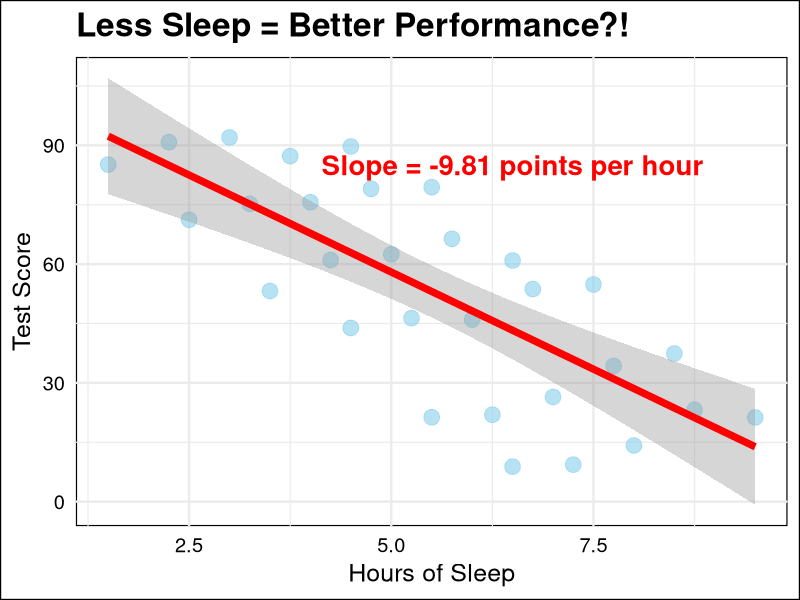
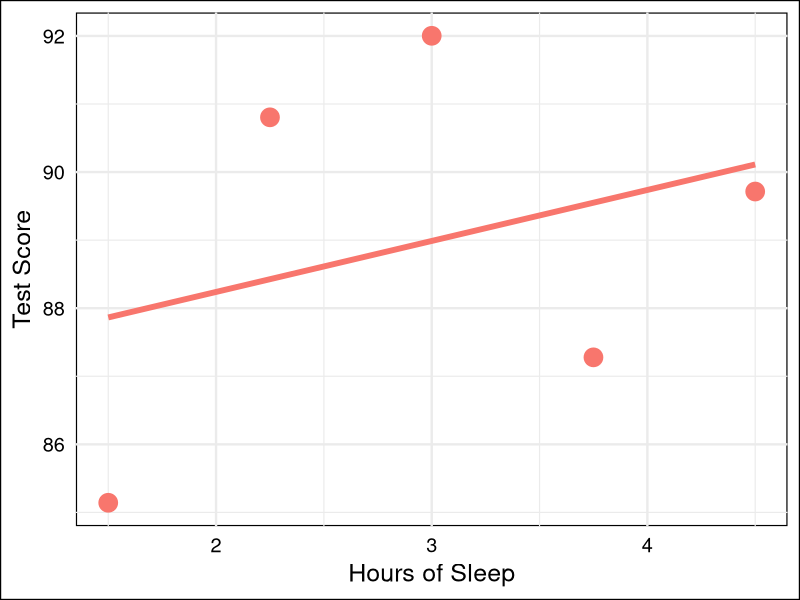
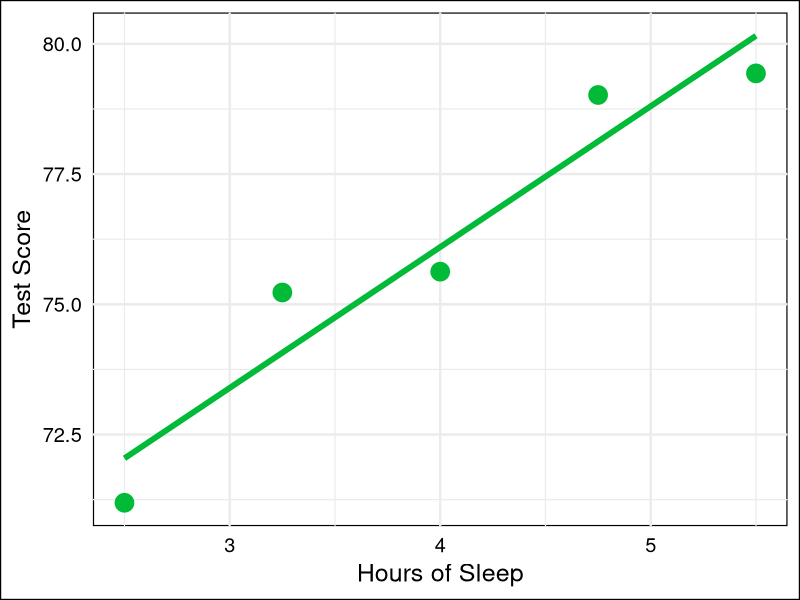
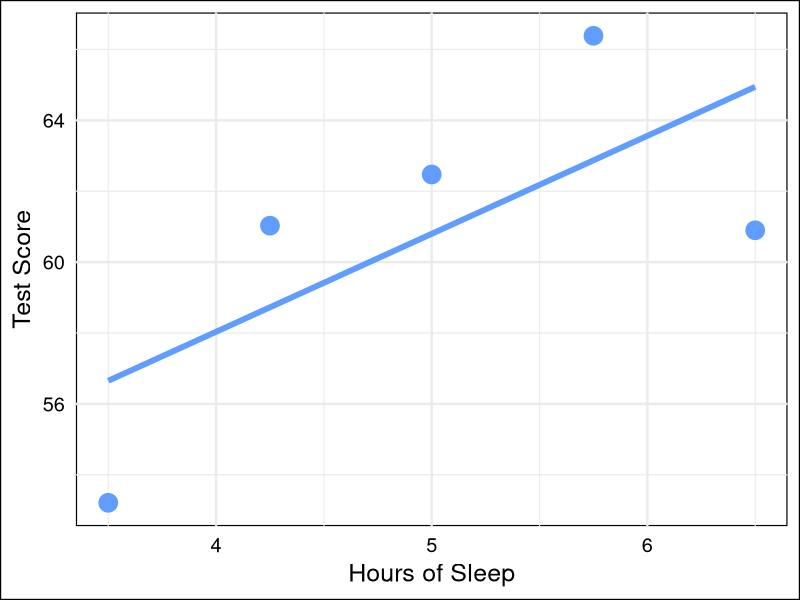
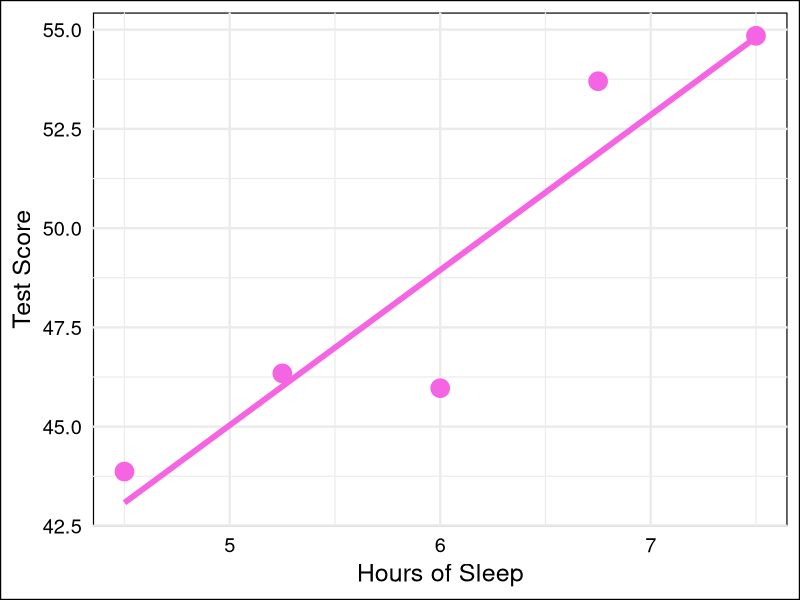
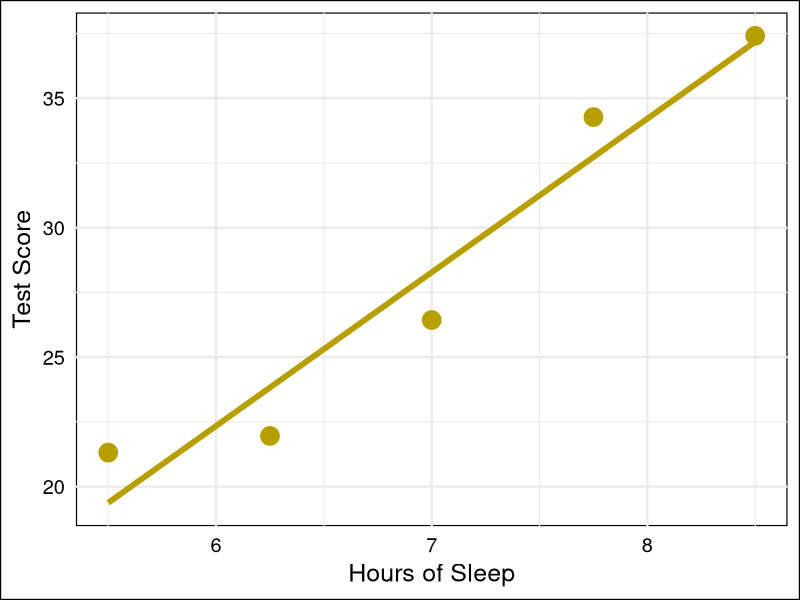
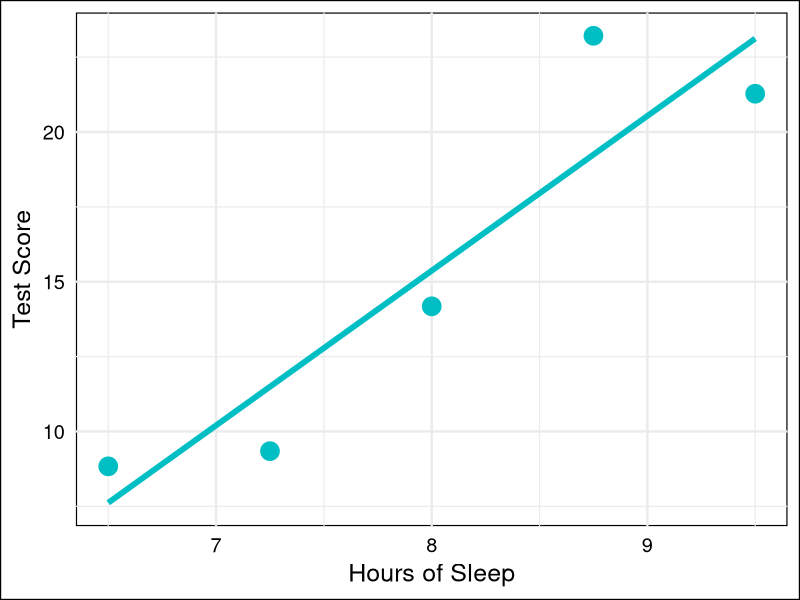
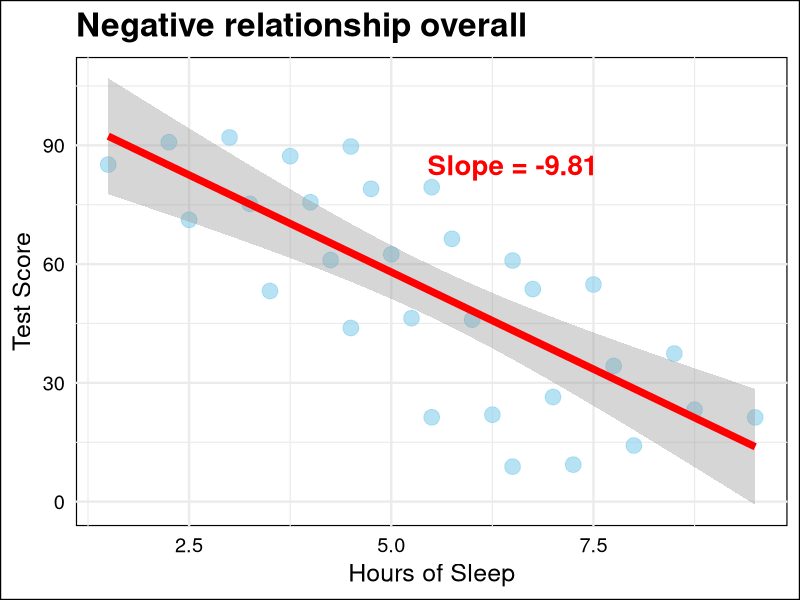

The R source for these figures, in order:
## ---- chunk 1
#| echo: false
#| warning: false
#| message: false
library(ggplot2)
library(dplyr)
library(lme4)

set.seed(456)
n_students_sp <- 6

# Observational study design: We recruited students with different natural sleep patterns
# Then tracked them for 5 nights, recording their sleep and next-day test performance
# Each student's 5 nights cluster around their typical sleep amount

student_info <- data.frame(
  student_id = paste0("Student ", LETTERS[1:6]),
  baseline = c(90, 75, 60, 45, 30, 15),  # Larger baseline variation
  typical_sleep = c(3, 4, 5, 6, 7, 8),  # Student A naturally sleeps less, F sleeps more
  slope = c(1, 2, 3, 4, 5, 6)  # Larger slope variation (1 to 6 points per hour)
)

# Generate 5 measurements per student, varying around their typical sleep
data_simpson <- data.frame()
for (i in 1:nrow(student_info)) {
  student_data <- data.frame(
    student_id = student_info$student_id[i],
    student_num = i,
    # Each student measured at 5 nights: typical ± variation
    sleep_hours = student_info$typical_sleep[i] + c(-1.5, -0.75, 0, 0.75, 1.5),
    baseline = student_info$baseline[i],
    slope = student_info$slope[i]
  )
  # Score = baseline + benefit from sleep relative to their typical + noise
  student_data$score_simpson <- student_data$baseline +
    student_data$slope * (student_data$sleep_hours - student_info$typical_sleep[i]) +
    rnorm(5, 0, 2.5)
  data_simpson <- rbind(data_simpson, student_data)
}

model_aggregate <- lm(score_simpson ~ sleep_hours, data = data_simpson)
aggregate_slope <- coef(model_aggregate)[2]

ggplot(data_simpson, aes(x = sleep_hours, y = score_simpson)) +
  geom_point(size = 5, alpha = 0.6, color = "skyblue") +
  geom_smooth(method = "lm", se = TRUE, color = "red", linewidth = 2.5) +
  annotate("text", x = 6.5, y = 85, 
           label = paste0("Slope = ", round(aggregate_slope, 2), " points per hour"), 
           color = "red", size = 7, fontface = "bold") +
  labs(
    title = "Less Sleep = Better Performance?!",
    x = "Hours of Sleep", 
    y = "Test Score"
  ) +
  theme_minimal(base_size = 18) +
  theme(
    panel.background = element_rect(fill = "white"),
    plot.background = element_rect(fill = "white"),
    text = element_text(color = "black"),
    axis.text = element_text(color = "black"),
    plot.title = element_text(size = 24, face = "bold")
  )
## ---- chunk 2
#| echo: false
#| warning: false
student_data_A <- filter(data_simpson, student_id == "Student A")

ggplot(student_data_A, aes(x = sleep_hours, y = score_simpson)) +
  geom_point(size = 6, color = "#F8766D") +
  geom_smooth(method = "lm", se = FALSE, color = "#F8766D", linewidth = 2) +
  labs(x = "Hours of Sleep", y = "Test Score") +
  theme_minimal(base_size = 18) +
  theme(
    panel.background = element_rect(fill = "white"),
    plot.background = element_rect(fill = "white"),
    text = element_text(color = "black"),
    axis.text = element_text(color = "black")
  )
## ---- chunk 3
#| echo: false
#| warning: false
student_data_B <- filter(data_simpson, student_id == "Student B")

ggplot(student_data_B, aes(x = sleep_hours, y = score_simpson)) +
  geom_point(size = 6, color = "#00BA38") +
  geom_smooth(method = "lm", se = FALSE, color = "#00BA38", linewidth = 2) +
  labs(x = "Hours of Sleep", y = "Test Score") +
  theme_minimal(base_size = 18) +
  theme(
    panel.background = element_rect(fill = "white"),
    plot.background = element_rect(fill = "white"),
    text = element_text(color = "black"),
    axis.text = element_text(color = "black")
  )
## ---- chunk 4
#| echo: false
#| warning: false
student_data_C <- filter(data_simpson, student_id == "Student C")

ggplot(student_data_C, aes(x = sleep_hours, y = score_simpson)) +
  geom_point(size = 6, color = "#619CFF") +
  geom_smooth(method = "lm", se = FALSE, color = "#619CFF", linewidth = 2) +
  labs(x = "Hours of Sleep", y = "Test Score") +
  theme_minimal(base_size = 18) +
  theme(
    panel.background = element_rect(fill = "white"),
    plot.background = element_rect(fill = "white"),
    text = element_text(color = "black"),
    axis.text = element_text(color = "black")
  )
## ---- chunk 5
#| echo: false
#| warning: false
student_data_D <- filter(data_simpson, student_id == "Student D")

ggplot(student_data_D, aes(x = sleep_hours, y = score_simpson)) +
  geom_point(size = 6, color = "#F564E3") +
  geom_smooth(method = "lm", se = FALSE, color = "#F564E3", linewidth = 2) +
  labs(x = "Hours of Sleep", y = "Test Score") +
  theme_minimal(base_size = 18) +
  theme(
    panel.background = element_rect(fill = "white"),
    plot.background = element_rect(fill = "white"),
    text = element_text(color = "black"),
    axis.text = element_text(color = "black")
  )
## ---- chunk 6
#| echo: false
#| warning: false
student_data_E <- filter(data_simpson, student_id == "Student E")

ggplot(student_data_E, aes(x = sleep_hours, y = score_simpson)) +
  geom_point(size = 6, color = "#B79F00") +
  geom_smooth(method = "lm", se = FALSE, color = "#B79F00", linewidth = 2) +
  labs(x = "Hours of Sleep", y = "Test Score") +
  theme_minimal(base_size = 18) +
  theme(
    panel.background = element_rect(fill = "white"),
    plot.background = element_rect(fill = "white"),
    text = element_text(color = "black"),
    axis.text = element_text(color = "black")
  )
## ---- chunk 7
#| echo: false
#| warning: false
student_data_F <- filter(data_simpson, student_id == "Student F")

ggplot(student_data_F, aes(x = sleep_hours, y = score_simpson)) +
  geom_point(size = 6, color = "#00BFC4") +
  geom_smooth(method = "lm", se = FALSE, color = "#00BFC4", linewidth = 2) +
  labs(x = "Hours of Sleep", y = "Test Score") +
  theme_minimal(base_size = 18) +
  theme(
    panel.background = element_rect(fill = "white"),
    plot.background = element_rect(fill = "white"),
    text = element_text(color = "black"),
    axis.text = element_text(color = "black")
  )
## ---- chunk 8
#| echo: false
#| warning: false
ggplot(data_simpson, aes(x = sleep_hours, y = score_simpson)) +
  geom_point(size = 5, alpha = 0.6, color = "skyblue") +
  geom_smooth(method = "lm", se = TRUE, color = "red", linewidth = 2.5) +
  annotate("text", x = 6.5, y = 85, 
           label = paste0("Slope = ", round(aggregate_slope, 2)), 
           color = "red", size = 7, fontface = "bold") +
  labs(
    title = "Negative relationship overall",
    x = "Hours of Sleep", 
    y = "Test Score"
  ) +
  theme_minimal(base_size = 18) +
  theme(
    panel.background = element_rect(fill = "white"),
    plot.background = element_rect(fill = "white"),
    text = element_text(color = "black"),
    axis.text = element_text(color = "black"),
    plot.title = element_text(size = 24, face = "bold")
  )
## ---- chunk 9
#| echo: false
#| warning: false
ggplot(data_simpson, aes(x = sleep_hours, y = score_simpson, color = student_id)) +
  geom_point(size = 5, alpha = 0.7) +
  geom_smooth(aes(group = 1), method = "lm", se = TRUE, color = "red", linewidth = 2.5) +
  labs(
    title = "Same data, now colored by student",
    x = "Hours of Sleep", 
    y = "Test Score",
  ) +
  theme_minimal(base_size = 18) +
  theme(
    panel.background = element_rect(fill = "white"),
    plot.background = element_rect(fill = "white"),
    text = element_text(color = "black"),
    axis.text = element_text(color = "black"),
    legend.position = "none",
    plot.title = element_text(size = 20, face = "bold")
  )
## ---- chunk 10
#| echo: false
#| warning: false
ggplot(data_simpson, aes(x = sleep_hours, y = score_simpson, color = student_id, group = student_id)) +
  geom_point(size = 5, alpha = 0.7) +
  geom_line(linewidth = 1.5, alpha = 0.8) +
  geom_smooth(aes(group = 1), method = "lm", se = TRUE, color = "red", linewidth = 2.5) +
  labs(
    title = "Each student has a positive slope!",
    x = "Hours of Sleep", 
    y = "Test Score",
  ) +
  theme_minimal(base_size = 18) +
  theme(
    panel.background = element_rect(fill = "white"),
    plot.background = element_rect(fill = "white"),
    text = element_text(color = "black"),
    axis.text = element_text(color = "black"),
    legend.position = "none",
    plot.title = element_text(size = 20, face = "bold")
  )
## ---- chunk 11
#| echo: false
#| warning: false
# Fit random intercept only model to our data
model_intercept <- lmer(score_simpson ~ sleep_hours + (1 | student_id), data = data_simpson)
# Get predictions with common slope
pred_intercept <- data_simpson %>%
  mutate(fitted = predict(model_intercept, re.form = NA) + ranef(model_intercept)$student_id[student_num, 1])

ggplot(data_simpson, aes(x = sleep_hours, y = score_simpson, color = student_id, group = student_id)) +
  geom_point(size = 5, alpha = 0.7) +
  geom_line(data = pred_intercept, aes(y = fitted), linewidth = 1.5, alpha = 0.8) +
  labs(
    title = "Parallel Lines: Different baselines, same slope for all",
    x = "Hours of Sleep",
    y = "Test Score",
  ) +
  theme_minimal(base_size = 18) +
  theme(
    panel.background = element_rect(fill = "white"),
    plot.background = element_rect(fill = "white"),
    text = element_text(color = "black"),
    axis.text = element_text(color = "black"),
    legend.position = "none",
    plot.title = element_text(size = 18, face = "bold")
  )
## ---- chunk 12
#| echo: false
#| warning: false
# Fit random slope only model (no random intercepts)
model_slope <- lmer(score_simpson ~ sleep_hours + (0 + sleep_hours | student_id), data = data_simpson)
# Get predictions with individual slopes but common intercept
pred_slope <- data_simpson %>%
  mutate(fitted = predict(model_slope))

ggplot(data_simpson, aes(x = sleep_hours, y = score_simpson, color = student_id, group = student_id)) +
  geom_point(size = 5, alpha = 0.7) +
  geom_line(data = pred_slope, aes(y = fitted), linewidth = 1.5, alpha = 0.8) +
  labs(
    title = "Crossing Lines: Same baseline, different slopes",
    x = "Hours of Sleep",
    y = "Test Score",
  ) +
  theme_minimal(base_size = 18) +
  theme(
    panel.background = element_rect(fill = "white"),
    plot.background = element_rect(fill = "white"),
    text = element_text(color = "black"),
    axis.text = element_text(color = "black"),
    legend.position = "none",
    plot.title = element_text(size = 18, face = "bold")
  )
## ---- chunk 13
#| echo: false
#| warning: false
# Fit full random slopes and intercepts model
model_full <- lmer(score_simpson ~ sleep_hours + (sleep_hours | student_id), data = data_simpson)
# Get predictions with individual slopes and intercepts
pred_full <- data_simpson %>%
  mutate(fitted = predict(model_full))

ggplot(data_simpson, aes(x = sleep_hours, y = score_simpson, color = student_id, group = student_id)) +
  geom_point(size = 5, alpha = 0.7) +
  geom_line(data = pred_full, aes(y = fitted), linewidth = 1.5, alpha = 0.8) +
  labs(
    title = "Non-parallel Lines: Different baselines AND different slopes",
    x = "Hours of Sleep",
    y = "Test Score",
  ) +
  theme_minimal(base_size = 18) +
  theme(
    panel.background = element_rect(fill = "white"),
    plot.background = element_rect(fill = "white"),
    text = element_text(color = "black"),
    axis.text = element_text(color = "black"),
    legend.position = "none",
    plot.title = element_text(size = 18, face = "bold")
  )
## ---- chunk 14
#| echo: false
#| warning: false
# Show the raw data with individual regression lines
ggplot(data_simpson, aes(x = sleep_hours, y = score_simpson, color = student_id, group = student_id)) +
  geom_point(size = 5, alpha = 0.7) +
  geom_smooth(method = "lm", se = FALSE, linewidth = 1.5, alpha = 0.6) +
  annotate("text", x = 3, y = 85, label = "Different baselines\n(intercepts vary)",
           color = "darkblue", size = 6, fontface = "bold") +
  annotate("text", x = 7, y = 40, label = "Different responses\n(slopes vary)",
           color = "darkred", size = 6, fontface = "bold") +
  labs(
    title = "Reality: Students differ in BOTH baseline AND sleep sensitivity",
    x = "Hours of Sleep",
    y = "Test Score",
  ) +
  theme_minimal(base_size = 18) +
  theme(
    panel.background = element_rect(fill = "white"),
    plot.background = element_rect(fill = "white"),
    text = element_text(color = "black"),
    axis.text = element_text(color = "black"),
    legend.position = "none",
    plot.title = element_text(size = 18, face = "bold")
  )
## ---- chunk 15
#| echo: false
#| warning: false
model_aggregate_show <- lm(score_simpson ~ sleep_hours, data = data_simpson)
between_slope <- coef(model_aggregate_show)[2]

ggplot(data_simpson, aes(x = sleep_hours, y = score_simpson)) +
  geom_point(size = 5, alpha = 0.6, color = "skyblue") +
  geom_smooth(method = "lm", se = TRUE, color = "red", linewidth = 2.5) +
  annotate("text", x = 6.5, y = 85, 
           label = paste0("Between-person effect = ", round(between_slope, 2)), 
           color = "red", size = 6, fontface = "bold") +
  labs(x = "Hours of Sleep", y = "Test Score") +
  theme_minimal(base_size = 18) +
  theme(
    panel.background = element_rect(fill = "white"),
    plot.background = element_rect(fill = "white"),
    text = element_text(color = "black"),
    axis.text = element_text(color = "black")
  )
## ---- chunk 16
#| echo: false
#| warning: false
#| fig-height: 6
library(patchwork)

plots <- list()
students <- unique(data_simpson$student_id)
colors <- c("#F8766D", "#00BA38", "#619CFF", "#F564E3", "#B79F00", "#00BFC4")

for(i in 1:6) {
  student_data <- filter(data_simpson, student_id == students[i])

  plots[[i]] <- ggplot(student_data, aes(x = sleep_hours, y = score_simpson)) +
    geom_point(size = 4, color = colors[i]) +
    geom_smooth(method = "lm", se = FALSE, color = colors[i], linewidth = 1.5) +
    labs(title = students[i], x = NULL, y = NULL) +
    theme_minimal(base_size = 12) +
    theme(
      panel.background = element_rect(fill = "white"),
      plot.background = element_rect(fill = "white"),
      text = element_text(color = "black"),
      axis.text = element_text(color = "black"),
      plot.title = element_text(size = 14, face = "bold", hjust = 0.5)
    )
}

(plots[[1]] | plots[[2]] | plots[[3]]) / (plots[[4]] | plots[[5]] | plots[[6]])
## ---- chunk 17
#| echo: false
#| warning: false
# Fit the full hierarchical model to get the average within-person effect
model_final <- lmer(score_simpson ~ sleep_hours + (sleep_hours | student_id), data = data_simpson)
fixed_effect <- fixef(model_final)[2]

ggplot(data_simpson, aes(x = sleep_hours, y = score_simpson, color = student_id, group = student_id)) +
  geom_point(size = 5, alpha = 0.7) +
  geom_line(linewidth = 1.5, alpha = 0.6) +
  geom_smooth(aes(group = 1), method = "lm", se = TRUE, color = "black", linewidth = 3, linetype = "dashed") +
  annotate("text", x = 6.5, y = 82,
           label = "Average within-person effect",
           color = "black", size = 7, fontface = "bold") +
  annotate("text", x = 6.5, y = 75,
           label = paste0("+", round(fixed_effect, 2), " points per hour"),
           color = "darkgreen", size = 7, fontface = "bold") +
  labs(
    title = "The dashed line = Population average of individual slopes",
    x = "Hours of Sleep", 
    y = "Test Score",
  ) +
  theme_minimal(base_size = 18) +
  theme(
    panel.background = element_rect(fill = "white"),
    plot.background = element_rect(fill = "white"),
    text = element_text(color = "black"),
    axis.text = element_text(color = "black"),
    legend.position = "none",
    plot.title = element_text(size = 18, face = "bold")
  )
